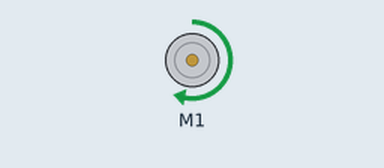
This sketch was run on a simulated Arduino Uno, built with avr-gcc and run on an emulated ATmega328P. On the bench: DC motor (green arrow = forward, orange = backward, longer = faster).

Above: at 0.1 s.
Timing chart, 0 to 1.6 s (numbered marks = the images above):
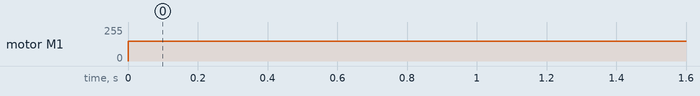

Measured:
- by itself, motor M1: stopped → forward 150/255 at 0.00 s

The sketch:

DM_MOTOR_1.ino
```cpp
#include <AFMotor.h>
AF_DCMotor motor1 (1);

void setup() {
  motor1.setSpeed(150);
  //motor1.run(RELEASE);
  Serial.begin(9600);
}

void loop() {
  //int i;
  motor1.run(FORWARD);
  /*for (i = 0; i <= 255; i++){
    Serial.print("Current Motor Speed: ");
    Serial.println(i);
    motor1.setSpeed(i);
    delay(500);*/
  }
  //motor1.run(FORWARD);
  //delay(5000);
  //motor1.run(RELEASE);
  //delay(5000);
  //motor1.run(BACKWARD);
  //delay(2000);
```
